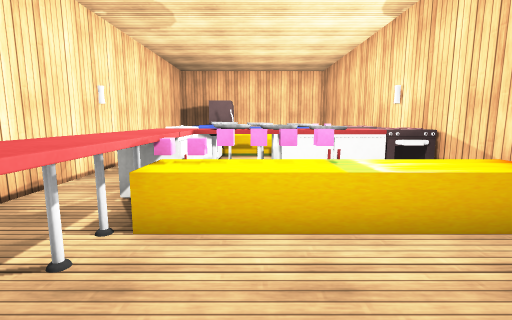
View 1 (above)

12 first-person views from a walk through a scene from a Unity 3-D project. The camera is 1.2 m above the floor, tilts 8° down and sees 85° across. The floor is counted in squares, 1 m on a side. Each view is taken from the middle of a square. On the plan, view 1 faces up. The plan holds only what a view shows up to about 13 squares ahead; the rest is blank. The place goes on beyond the plan. The player character is not drawn. Some animated figures are not drawn. Some surface patterns are stand-ins.

View 2
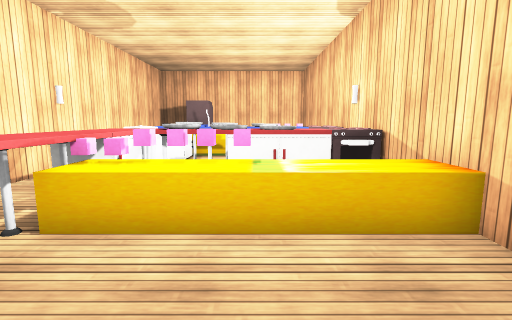

View 3
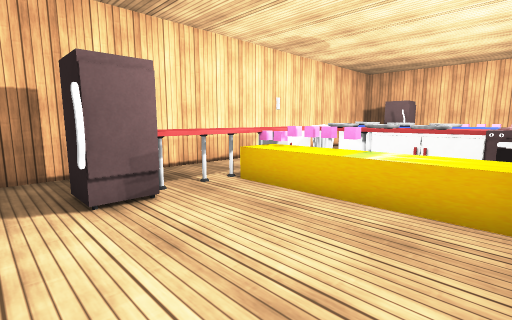

View 4
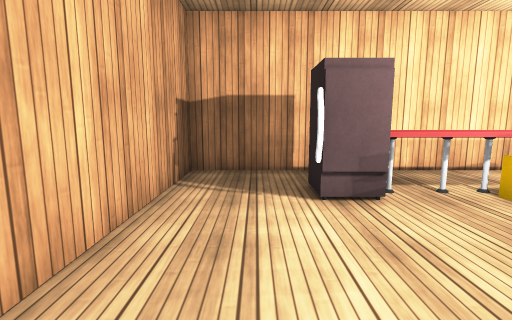

View 5
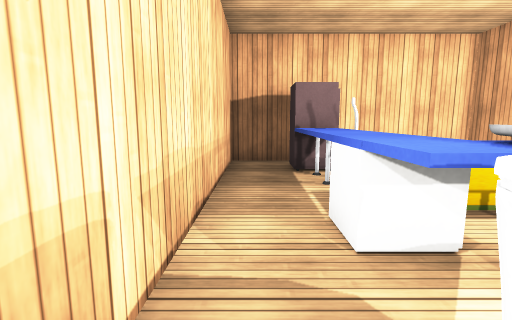

View 6
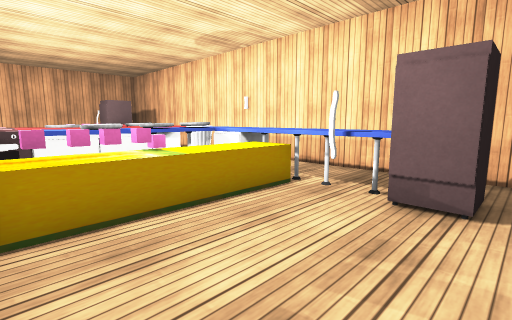

View 7
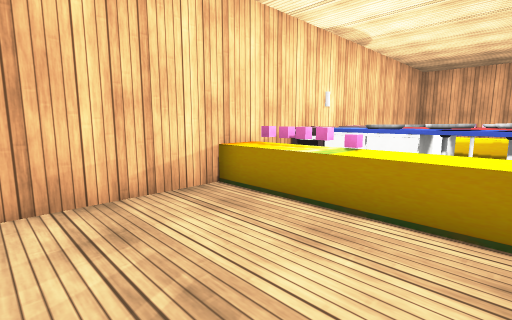

View 8
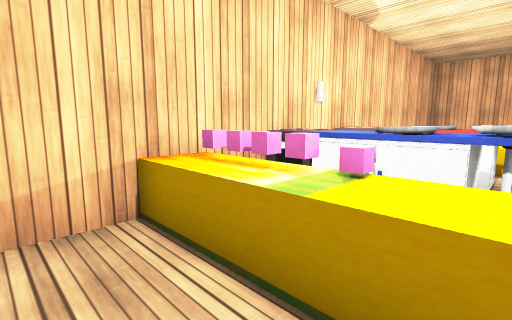

View 9
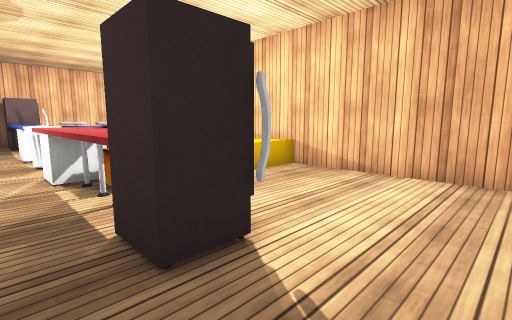

View 10
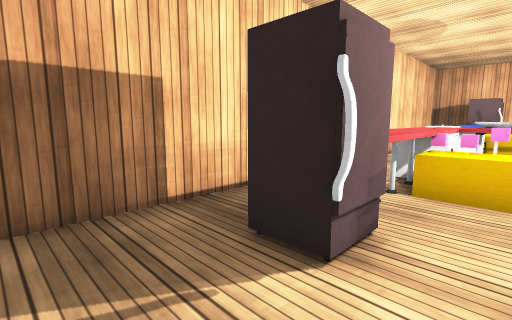

View 11
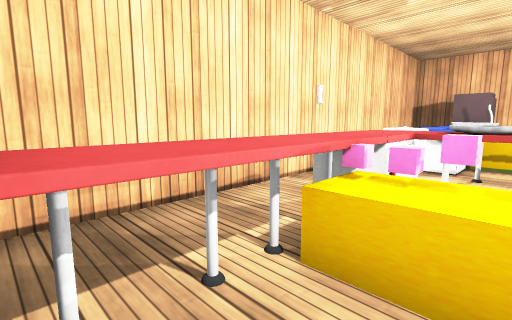

View 12
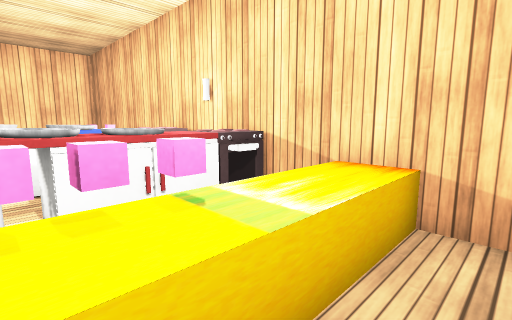

### Floor plan
Key: @ floor where view 1 was taken; # wall or solid block; . floor; = window, fence, low wall or low ledge; ^ raised ledge; F fridge; T table; C pink cube; U cupboard; E oven; B bin; L lamp; O other object.
Columns run from 4 left of view 1 to 4 right of it. Each row starts with its distance up from view 1.
 15 #########
 14 #.......#
 13 #.FF....#
 12 #.TT....#
 11 #.TT...=#
 10 #.TT^CCC
  9 #.TT.  #
  8 #.OTTUEE
  7 #.BBTUOL
  6 #.BTT#OE
  5 #.OTTUEE
  4 #.TT^^^^
  3 #.TCCC^^=
  2 #.TT....#
  1 #.FF....#
  0 #.FF@...#
 -1 #.......#
 -2 #.......#
 -3 #########

Where each view was taken, in squares from view 1:
view 1: 0 up, 0 right, facing up
view 2: 0 up, 1 right, facing up
view 3: 1 down, 3 right, facing up-left
view 4: 1 down, 3 right, facing left
view 5: 6 up, 3 left, facing up
view 6: 14 up, 3 right, facing down-left
view 7: 14 up, 1 left, facing down-right
view 8: 12 up, 0 right, facing down-right
view 9: 2 down, 3 left, facing up-right
view 10: 2 down, 0 right, facing up-left
view 11: 1 up, 0 right, facing up-left
view 12: 2 up, 0 right, facing up-right
